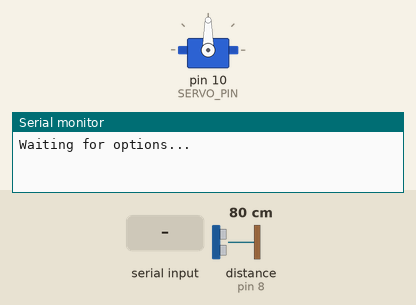
Recording of a sketch running on a simulated Arduino Uno, built with avr-gcc and run on an emulated ATmega328P. On the bench: servo, the last lines printed to the serial monitor. Inputs (shaded band) come from the test bench; at power-on: distance to the obstacle (sensor on pin 8) 80 cm. The echo pulse lasts 58.3 µs per cm.

Above: at 5.2 s.
5.3 s: "1,90,45\n" received over Serial
At 6.36 s:
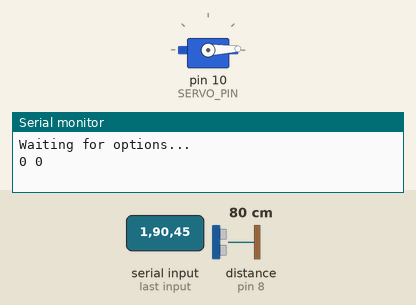
8.3 s: "90,45,200\n" received over Serial
At 9.63 s:
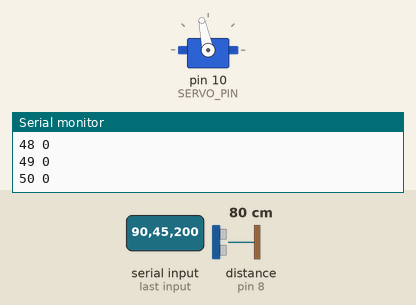
11.3 s: "30,150,10\n" received over Serial
At 11.3 s:
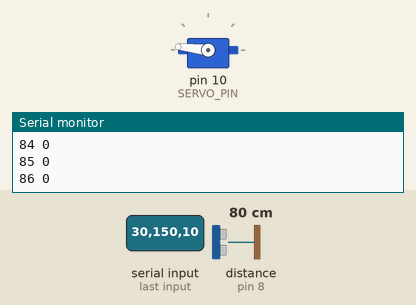
Timing chart, 0 to 20.3 s (numbered marks = the images above; inputs shaded):
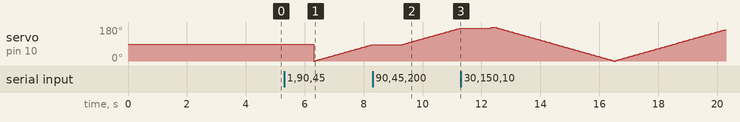

The sketch:

PingRadar.ino
```cpp
#include <Servo.h>
#include <string.h>


/* Ping Radar - Ultrasonic sonar project for arduino, processing and android.
 * --------------------------------------------------------------------------
 * Guide:
 * --------------------------------------------------------------------------
 * You will need:
 *    - PING))) or similar ultrasonic distance sensor readable by pulseIn
 *    - A servo preferably with 180 degree movement
 *    - Wires
 *    - PC/Mac with processing OR a android device with USB Host support running android 3.0.1 or higher
 *
 *
 * Connect the ultrasonic sensor (most models should work okay, it has to be a sensor readable by PulseIn())
 * to gnd, vcc, (7) ping/trig and (8) echo pins (which may be the same if you are using a 3 pinned PING)) sensor or similar, in that case just change the PINOUT variables below)
 *
 */


/* PIN OUT */
#define TRIG_PIN 7
#define ECHO_PIN 8
#define SERVO_PIN 10


/* Inches or CM ? */
boolean INCHES = false;     //true: CM, false: INCHES


int resolution = 180;
int waitForServo = 50;
long pingTimeout = 350000;
int resFrom = 0;
int resTo = 180;
Servo myservo;
int pos = 0;
int stopFlag = false;


void setup() {

  while(!Serial){
    delay(100); //Wait for serial
  }

  // initialize serial communication
  Serial.begin(9600);

  Serial.write("Waiting for options...\n");


  Serial.parseInt(); // Wait for configuration flag

  /* Parse settings from the application in the format of 1:int;int;int; */
  resolution  = Serial.parseInt();
  waitForServo = Serial.parseInt();
  pingTimeout  = Serial.parseInt();

  /* Attach servo */
  myservo.attach(SERVO_PIN);

}

void loop()
{
  /* If stop signal is send, then wait a little and return */
  if(stopFlag){
    delay(1000);
    return;
  }

  /* Sweep the servo back and forth, and take an amount of readings equal to resolution */
  for(pos = 0; pos < resolution; pos += 1 )
  {
    myservo.write((pos*((float)180/(float)resolution)));
    delay(waitForServo);
    measureDistance();

    serialEvent(); // Check for signals

    if(stopFlag) return;
  }
  for(pos = resolution; pos > 0; pos-=1 )
  {
    myservo.write((pos*((float)180/(float)resolution)));
    delay(waitForServo);
    measureDistance();

    serialEvent(); // Check for signals

    if(stopFlag) return;
  }
}

/* Measures distance with the ultrasonic sensor sends the response through serial connection to the display app */
boolean measureDistance()
{
  // establish variables for duration of the ping,
  // and the distance result in inches and centimeters:
  long duration, inches, cm;

  // The PING))) is triggered by a HIGH pulse of 2 or more microseconds.
  // Give a short LOW pulse beforehand to ensure a clean HIGH pulse:
  pinMode(TRIG_PIN, OUTPUT);
  digitalWrite(TRIG_PIN, LOW);
  delayMicroseconds(5);
  digitalWrite(TRIG_PIN, HIGH);
  delayMicroseconds(10);
  digitalWrite(TRIG_PIN, LOW);

  // The same pin is used to read the signal from the PING))): a HIGH
  // pulse whose duration is the time (in microseconds) from the sending
  // of the ping to the reception of its echo off of an object.
  pinMode(ECHO_PIN, INPUT);
  duration = pulseIn(ECHO_PIN, HIGH,pingTimeout);


  inches = microsecondsToInches(duration);
  cm = microsecondsToCentimeters(duration);

  Serial.print(pos);
  Serial.print(' ');
  Serial.print(INCHES ? inches : cm);

  Serial.println();

  return true;
}

/* checks the serial connection for stop or reconfigure signals. */
void serialEvent() {
  while (Serial.available()) {
    int action = Serial.parseInt();
    switch(action){
      case 1:
        resolution  = Serial.parseInt();
        waitForServo = Serial.parseInt();
        pingTimeout  = Serial.parseInt();
        stopFlag = false;
      break;
      case 2:
        stopFlag = true;
      break;
    }

    }

}


/*
 *  Ultrasonic distance measure methods courtesy of the arduino example pages
 */

long microsecondsToInches(long microseconds)
{
  // According to Parallax's datasheet for the PING))), there are
  // 73.746 microseconds per inch (i.e. sound travels at 1130 feet per
  // second).  This gives the distance travelled by the ping, outbound
  // and return, so we divide by 2 to get the distance of the obstacle.
  // See: http://www.parallax.com/dl/docs/prod/acc/28015-PING-v1.3.pdf
  return microseconds / 74 / 2;
}

long microsecondsToCentimeters(long microseconds)
{
  // The speed of sound is 340 m/s or 29 microseconds per centimeter.
  // The ping travels out and back, so to find the distance of the
  // object we take half of the distance travelled.
  return microseconds / 29 / 2;
}
```
